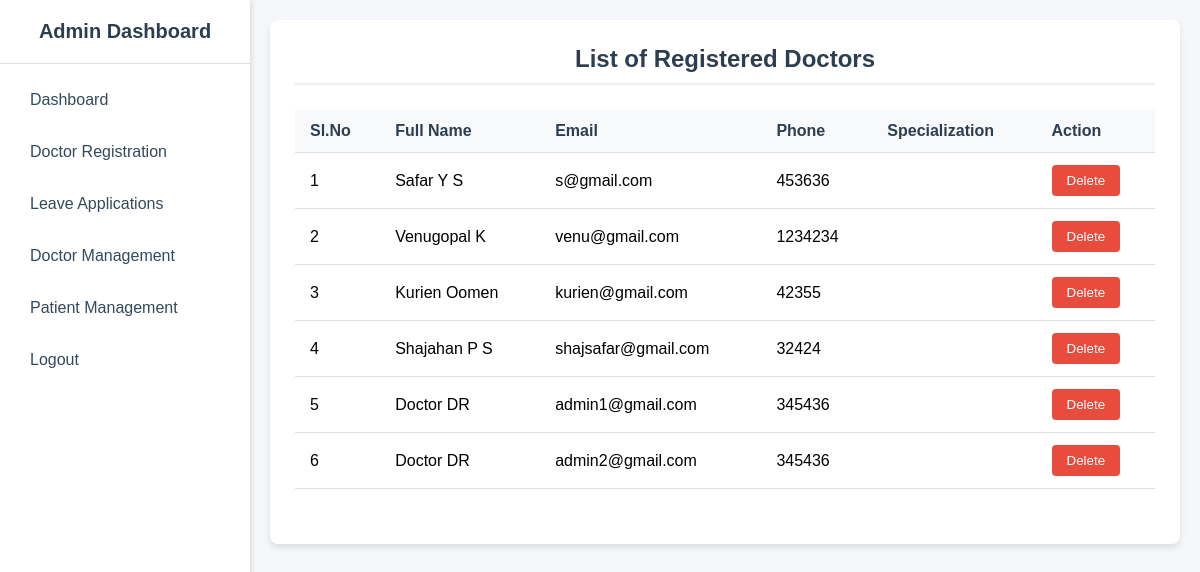
Before: /manage-doctors/ with the older database file.
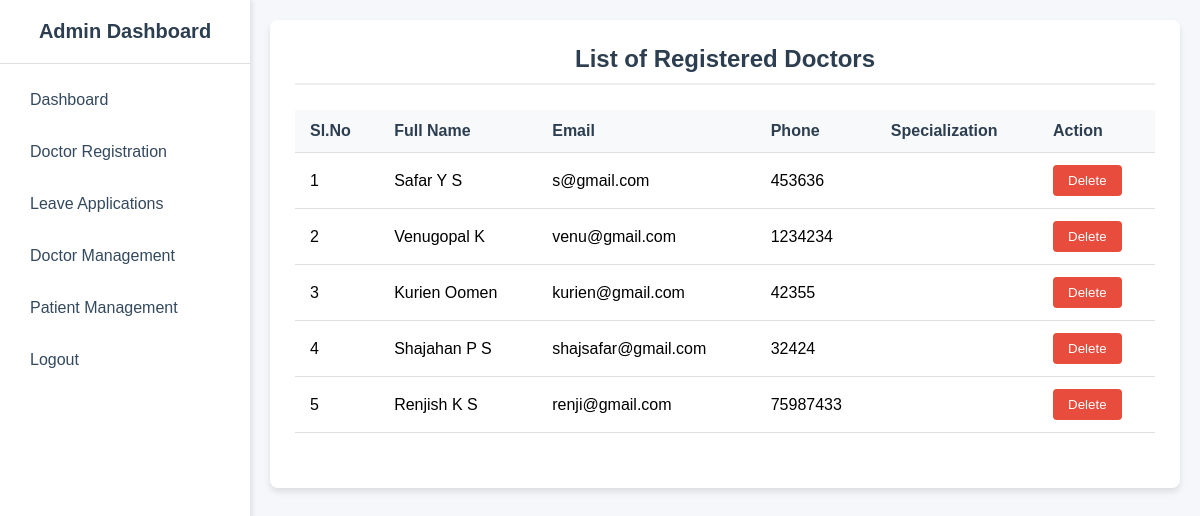
After: the same page with the newer database file.
### predict/models.py (models this page shows)
class user(models.Model):
    firstname=models.CharField(max_length=255)
    lastname=models.CharField(max_length=255)
    email=models.EmailField(unique=True)
    phone=models.CharField(max_length=12)
    password=models.CharField(max_length=20)
    role=models.CharField(max_length=20)

### admin/views.py (the view)
# urls.py: path('manage-doctors/', views.manage_doctors, name='manage_doctors'),
def manage_doctors(request):
    doctors = user.objects.filter(role='1').exclude(id=10)
    return render(request, 'manage_doctors.html', {'doctors': doctors})

### admin/templates/manage_doctors.html (shortened to what this page needs)
<!DOCTYPE html>
<html lang="en">
<head>
</head>
<body>
    <div class="sidebar">
        <div class="sidebar-header">
            Admin Dashboard
        </div>
        <div class="sidebar-menu">
            <a href="{% url 'admin_dashboard' %}"><label>Dashboard</label></a>
            <a href="{% url 'doctorregister' %}"><label>Doctor Registration</label></a>
            <a href="{% url 'manage_leave_requests' %}"><label>Leave Applications</label></a>
            <a href="{% url 'manage_doctors' %}"><label>Doctor Management</label></a>
            <a href="{% url 'manage_patients' %}"><label>Patient Management</label></a>
            <a href="{% url 'logout_view' %}"><label>Logout</label></a>
        </div>
    </div>
    <div class="main-content">
        <div class="content-section">
            <h2>List of Registered Doctors</h2>
            <table>
                <thead>
                    <tr>
                        <th>Sl.No</th>
                        <th>Full Name</th>
                        <th>Email</th>
                        <th>Phone</th>
                        <th>Specialization</th>
                        <th>Action</th>
                    </tr>
                </thead>
                <tbody>
                    {% for doctor in doctors %}
                    <tr>
                        <td>{{ forloop.counter }}</td>
                        <td>{{ doctor.firstname }} {{ doctor.lastname }}</td>
                        <td>{{ doctor.email }}</td>
                        <td>{{ doctor.phone }}</td>
                        <td>{{ doctor.Specialization }}</td>
                        <td>
                            <form method="post" action="{% url 'delete_user' doctor.id %}" onsubmit="return confirm('Are you sure you want to delete this doctor?');">
                                <button type="submit" class="btn-delete">Delete</button>
                            </form>
                        </td>
                    </tr>
                    {% empty %}
                    <tr>
                        <td colspan="6" class="empty-message">No doctors found.</td>
                    </tr>
                    {% endfor %}
                </tbody>
            </table>
        </div>
    </div>
</body>
</html>

Changed rows visible on the page:
removed user: firstname "Doctor", lastname "DR", email "admin1@gmail.com", phone "345436"
removed user: firstname "Doctor", lastname "DR", email "admin2@gmail.com", phone "345436"
added user: firstname "Renjish", lastname "K S", email "renji@gmail.com", phone "75987433"
